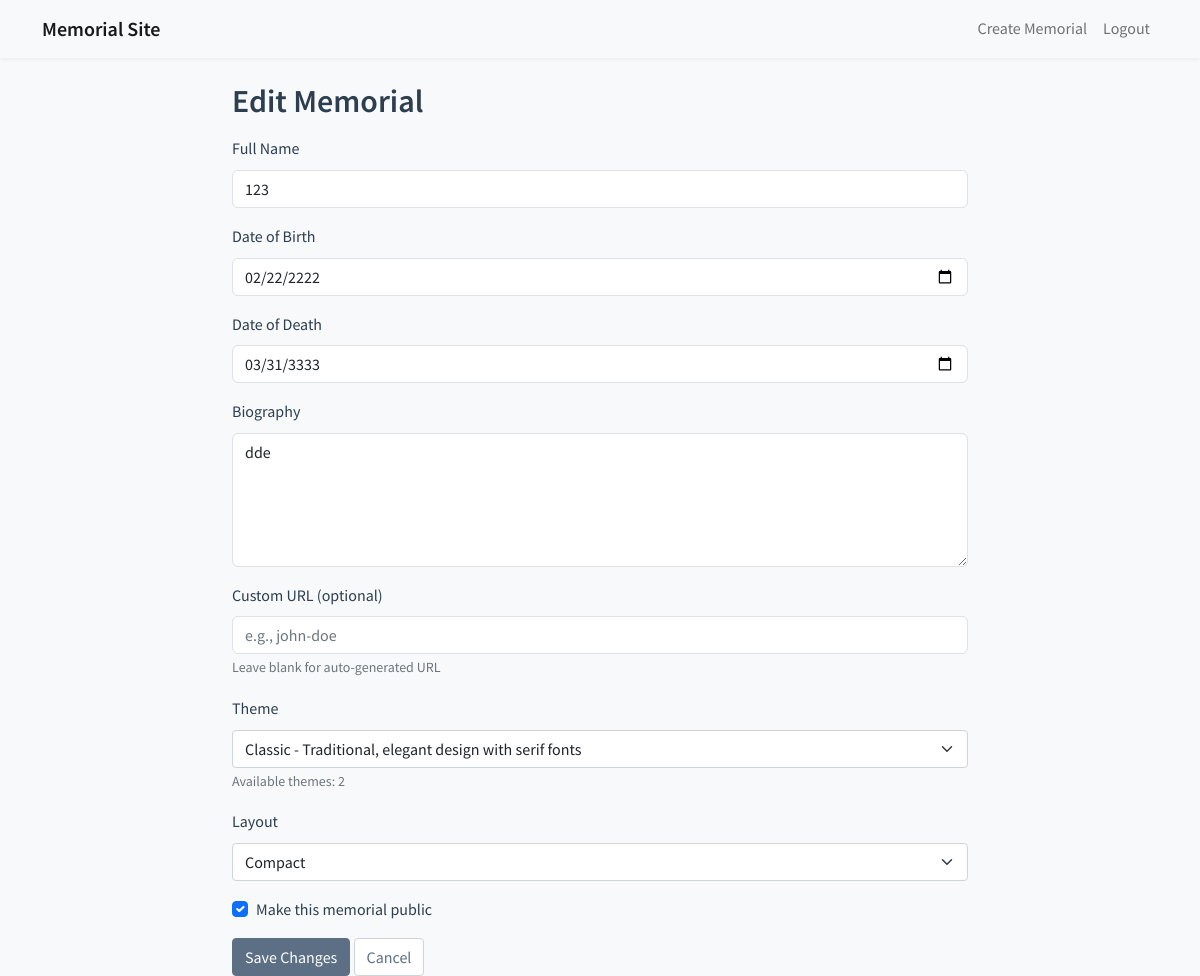
The app's page /memorial/2/edit (signed in) with its own data.
### app/models/memorial.py (models this page shows, shortened)
class Memorial(db.Model):
    id = db.Column(db.Integer, primary_key=True)
    name = db.Column(db.String(100), nullable=False)
    birth_date = db.Column(db.Date)
    death_date = db.Column(db.Date)
    biography = db.Column(db.Text)
    custom_url = db.Column(db.String(100), unique=True)
    is_public = db.Column(db.Boolean, default=True)
    access_code = db.Column(db.String(20))
    created_at = db.Column(db.DateTime, default=datetime.utcnow)
    creator_id = db.Column(db.Integer, db.ForeignKey('user.id'), nullable=False)
    theme_id = db.Column(db.Integer, db.ForeignKey('theme.id'))
    layout = db.Column(db.String(32), default='standard')  # standard, compact, full-width, etc.
    photos = db.relationship('Photo', backref='memorial', lazy='dynamic')
    tributes = db.relationship('Tribute', backref='memorial', lazy='dynamic')
    events = db.relationship('Event', backref='memorial', lazy='dynamic')

### app/models/theme.py (models this page shows)
class Theme(db.Model):
    id = db.Column(db.Integer, primary_key=True)
    name = db.Column(db.String(64), unique=True, nullable=False)
    description = db.Column(db.String(256))
    template_path = db.Column(db.String(128), nullable=False)
    css_path = db.Column(db.String(128), nullable=False)
    is_active = db.Column(db.Boolean, default=True)
    created_at = db.Column(db.DateTime, default=datetime.utcnow)
    memorials = db.relationship('Memorial', backref='theme', lazy='dynamic')

### app/routes/memorial.py (the view, shortened to what this page needs)
@bp.route('/memorial/<int:id>/edit', methods=['GET', 'POST'])
@login_required
def edit(id):
    memorial = Memorial.query.get_or_404(id)
    if current_user.id != memorial.creator_id:
        flash('You do not have permission to edit this memorial')
        return redirect(url_for('memorial.view', id=id))
    themes = Theme.query.filter_by(is_active=True).all()
    print(f"Available themes: {[t.name for t in themes]}")  # Debug log
    return render_template('memorial/edit.html',
                         memorial=memorial,
                         themes=themes)

### app/models/user.py (called while the page is built)
@login_manager.user_loader
def load_user(id):
    return User.query.get(int(id))

### app/templates/memorial/edit.html (shortened to what this page needs)
{% extends "base.html" %}
{% block content %}
<div class="row">
    <div class="col-md-8 offset-md-2">
        <h2>Edit Memorial</h2>
        <form method="POST">
            <div class="mb-3">
                <label for="name" class="form-label">Full Name</label>
                <input type="text" class="form-control" id="name" name="name"
                       value="{{ memorial.name }}" required>
            </div>
            <div class="mb-3">
                <label for="birth_date" class="form-label">Date of Birth</label>
                <input type="date" class="form-control" id="birth_date" name="birth_date"
                       value="{{ memorial.birth_date.strftime('%Y-%m-%d') }}" required>
            </div>
            <div class="mb-3">
                <label for="death_date" class="form-label">Date of Death</label>
                <input type="date" class="form-control" id="death_date" name="death_date"
                       value="{{ memorial.death_date.strftime('%Y-%m-%d') }}" required>
            </div>
            <div class="mb-3">
                <label for="biography" class="form-label">Biography</label>
                <textarea class="form-control" id="biography" name="biography"
                          rows="5" required>{{ memorial.biography }}</textarea>
            </div>
            <div class="mb-3">
                <label for="custom_url" class="form-label">Custom URL (optional)</label>
                <input type="text" class="form-control" id="custom_url" name="custom_url"
                       value="" placeholder="e.g., john-doe">
                <small class="text-muted">Leave blank for auto-generated URL</small>
            </div>
            <div class="mb-3">
                <label for="theme" class="form-label">Theme</label>
                <select class="form-select" id="theme" name="theme_id">
                    {% if themes %}
                        {% for theme in themes %}
                        <option value="{{ theme.id }}" {% if memorial.theme_id == theme.id %}selected{% endif %}>
                            {{ theme.name }} - {{ theme.description }}
                        </option>
                        {% endfor %}
                    {% else %}
                        <option value="">No themes available</option>
                    {% endif %}
                </select>
                <small class="text-muted">
                    Available themes: {{ themes|length if themes else 0 }}
                </small>
            </div>
            <div class="mb-3">
                <label for="layout" class="form-label">Layout</label>
                <select class="form-select" id="layout" name="layout">
                    <option value="compact" {% if memorial.layout == 'compact' %}selected{% endif %}>Compact</option>
                </select>
            </div>
            <div class="mb-3 form-check">
                <input type="checkbox" class="form-check-input" id="is_public"
                       name="is_public" {% if memorial.is_public %}checked{% endif %}>
                <label class="form-check-label" for="is_public">Make this memorial public</label>
            </div>
            <button type="submit" class="btn btn-primary">Save Changes</button>
            <a href="{{ url_for('memorial.view', id=memorial.id) }}"
               class="btn btn-secondary">Cancel</a>
        </form>
    </div>
</div>
{% endblock %}

### app/static/css/base.css (style rules this page uses)
:root { --primary-color: #5c6f84; --primary-dark: #445469; --primary-light: #eef2f7; --accent-warm: #c4a484; --accent-soft: #a8c0d6; --neutral-100: #ffffff; --neutral-200: #f8f9fa; --neutral-300: #e9ecef; --neutral-400: #ced4da; --neutral-500: #adb5bd; --neutral-600: #6c757d; --neutral-700: #495057; --neutral-800: #343a40; --neutral-900: #212529; --text-primary: #2c3e50; --text-secondary: #5c6f84; --text-muted: #6c757d; --border-light: #dee2e6; --border-medium: #ced4da; --shadow-sm: 0 2px 4px rgba(0,0,0,0.05); --shadow-md: 0 4px 6px rgba(0,0,0,0.07); --shadow-lg: 0 10px 15px rgba(0,0,0,0.1); }
body { background-color: var(--neutral-200); color: var(--text-primary); font-family: 'Source Sans Pro', -apple-system, BlinkMacSystemFont, 'Segoe UI', Roboto, 'Helvetica Neue', Arial, sans-serif; line-height: 1.6; }
.btn-primary { background-color: var(--primary-color); border-color: var(--primary-color); color: var(--neutral-100); transition: all 0.2s ease-in-out; }
.btn-secondary { background-color: var(--neutral-100); border-color: var(--border-medium); color: var(--text-secondary); }
.form-control { border-color: var(--border-light); border-radius: 6px; transition: all 0.2s ease-in-out; }
h1, h2, h3, h4, h5, h6 { color: var(--text-primary); font-weight: 600; margin-bottom: 1rem; }
a { color: var(--primary-color); text-decoration: none; transition: color 0.2s ease-in-out; }

### records on screen
Memorial: name "123", birth_date "02/22/2222", death_date "03/31/3333", biography "dde", theme_id "Classic - Traditional, elegant design with serif fonts", layout "Compact", is_public "☑"

### other values on screen
{{ themes|length if themes else 0 }} "2"
